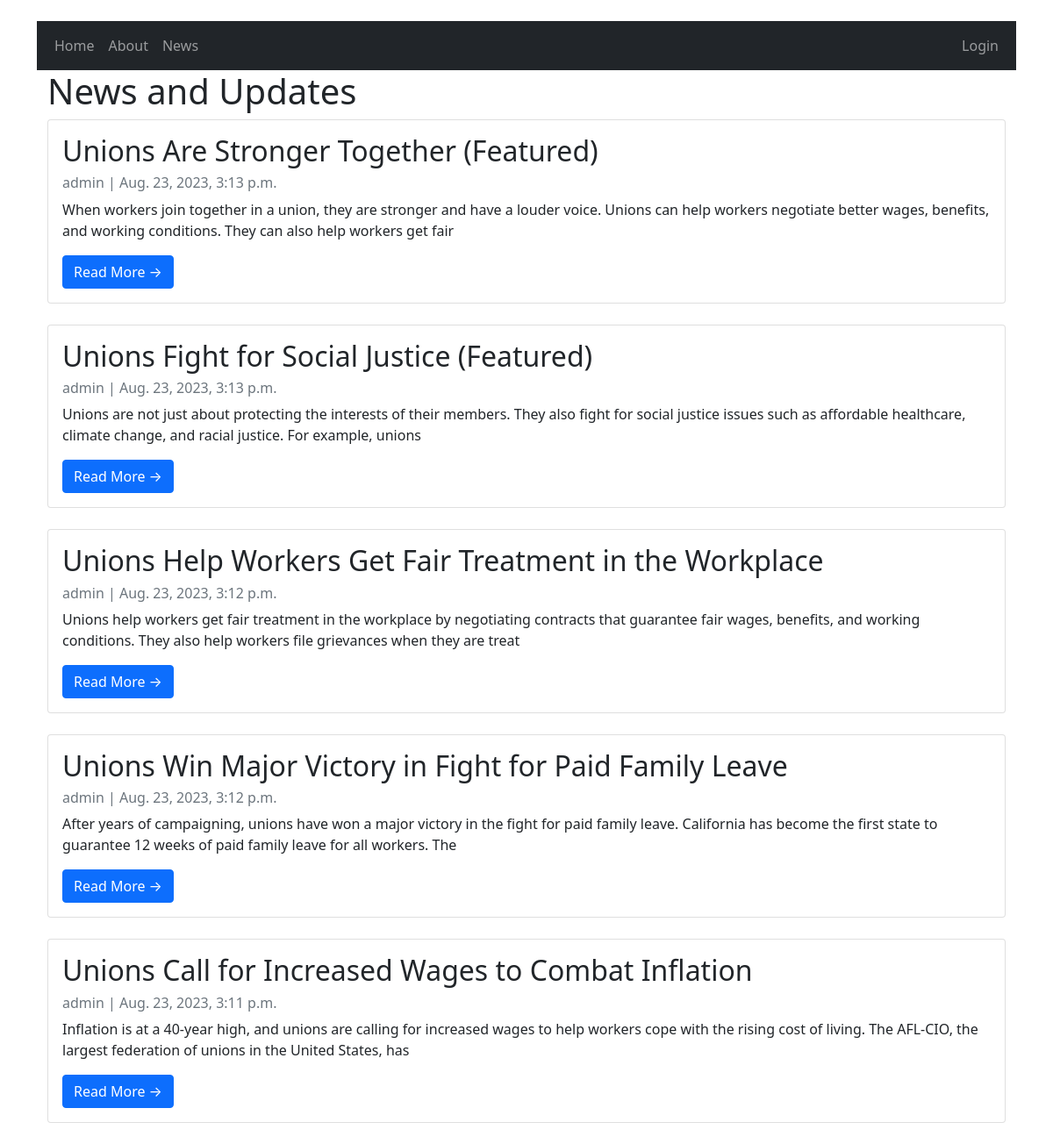
Page /news/ on the committed database.
### blog/models.py (models this page shows, shortened)
class Post(models.Model):
    title = models.CharField(max_length=200)
    content = models.TextField()
    created_at = models.DateTimeField(auto_now_add=True)
    featured = models.BooleanField(default=False)
    slug = models.SlugField(null=False, unique=True, default=None)

### blog/views.py (the view)
# urls.py: path('news/', views.post_list, name='post_list'),
def post_list(request):
    author = "admin"
    posts = Post.objects.all().order_by('-created_at')
    context = {"posts": posts, "author": author}
    return render(request, "blog/post_list.html", context=context)

### templates/blog/post_list.html
{% extends 'blog/base.html' %}
{% block content %}
    <h1>News and Updates</h1>
    {% for post in posts %}
    <div class="card mb-4" >
      <div class="card-body">
        <h2 class="card-title">{{ post.title }}</h2>
        <p class="card-text text-muted h6">{{ author }} | {{ post.created_at}} </p>
        <p class="card-text">{{post.content|slice:":200" }}</p>
        <a href="{% url 'post_detail' post.slug %}" class="btn btn-primary">Read More &rarr;</a>
      </div>
    </div>
    {% endfor %}
{% endblock %}

### rows in the picture
Post: title "Unions Are Stronger Together (Featured)", author "admin", created_at "Aug. 23, 2023, 3:13 p.m.", content "When workers join together in a union, they are stronger and have a louder voice. Unions can help workers negotiate better wages, benefits, and working conditions. They can also help workers get fair"
Post: title "Unions Fight for Social Justice (Featured)", author "admin", created_at "Aug. 23, 2023, 3:13 p.m.", content "Unions are not just about protecting the interests of their members. They also fight for social justice issues such as affordable healthcare, climate change, and racial justice. For example, unions"
Post: title "Unions Help Workers Get Fair Treatment in the Workplace", author "admin", created_at "Aug. 23, 2023, 3:12 p.m.", content "Unions help workers get fair treatment in the workplace by negotiating contracts that guarantee fair wages, benefits, and working conditions. They also help workers file grievances when they are treat"
Post: title "Unions Win Major Victory in Fight for Paid Family Leave", author "admin", created_at "Aug. 23, 2023, 3:12 p.m.", content "After years of campaigning, unions have won a major victory in the fight for paid family leave. California has become the first state to guarantee 12 weeks of paid family leave for all workers. The"
Post: title "Unions Call for Increased Wages to Combat Inflation", author "admin", created_at "Aug. 23, 2023, 3:11 p.m.", content "Inflation is at a 40-year high, and unions are calling for increased wages to help workers cope with the rising cost of living. The AFL-CIO, the largest federation of unions in the United States, has"
